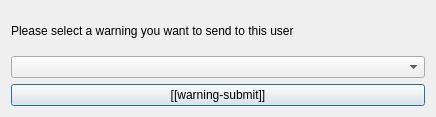
<?xml version="1.0" encoding="UTF-8"?>
<ui version="4.0">
 <class>WarningList</class>
 <widget class="QDialog" name="WarningList">
  <property name="geometry">
   <rect>
    <x>0</x>
    <y>0</y>
    <width>436</width>
    <height>117</height>
   </rect>
  </property>
  <property name="windowTitle">
   <string>Dialog</string>
  </property>
  <layout class="QVBoxLayout" name="verticalLayout">
   <item>
    <widget class="QLabel" name="label">
     <property name="text">
      <string>Please select a warning you want to send to this user</string>
     </property>
    </widget>
   </item>
   <item>
    <widget class="QComboBox" name="comboBox"/>
   </item>
   <item>
    <widget class="QPushButton" name="pushButton">
     <property name="text">
      <string>[[warning-submit]]</string>
     </property>
    </widget>
   </item>
  </layout>
 </widget>
 <resources/>
 <connections/>
</ui>
